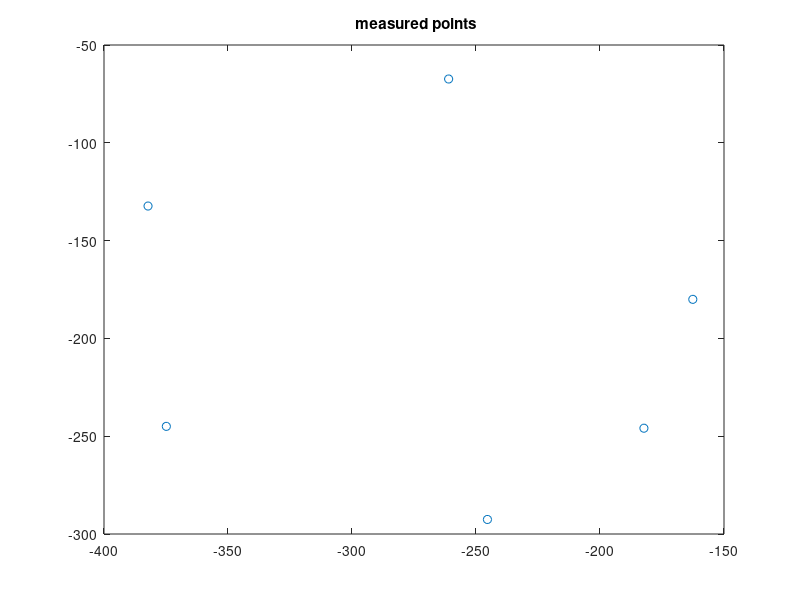

MATLAB code to generate this figure: (Note: this script raises an error after producing the figure.)
%% For X (platform+kistler+cable)
mx = 9.308173736838939e-004;
cx = 0.001654915051622;

%% For Y (platform+kistler+cable)
cy = 0.001043902893075;
my = 5.626343735815107e-004;
% 
% %% Al platform only
% mx = 7.950913801404835e-004;
% cx = 0.001331957704959;
% my=2.721567156741477e-004;
% cy=0.001005491797519;

%% Circle
x=[-162.583; -261.037; -382.245; -374.864; -245.391; -182.292];
y=[-180.031; -67.382; -132.327; -244.971; -292.570; -245.912];
plot(x,y,'o'), title(' measured points');
[xc,yc,Re,a] = circfit(x,y);
th = linspace(0,2*pi,20)';
xe = Re*cos(th)+xc; ye = Re*sin(th)+yc;
plot(x,y,'o',[xe;xe(1)],[ye;ye(1)],'-.'),
title(' measured and fitted circles')
legend('measured','fitted')
text(xc,yc,sprintf('center (%g , %g );  R=%g',xc,yc,Re))
xlabel x, ylabel y 
axis equal

%% Other parameters
omegad=0.8;
alphad=0.4;
Ts=0.001;
%% Generate trajectory
center=[xc;yc];
rad=Re+0.8;
kNorm=1*10^-1;
rNormal=109.08;
[circX, circY, circXd,circYd, circXdd, circYdd]=genCircle(center,rad,Ts,omegad,alphad);
factor=1;
circX=circX(1:floor(length(circX)/factor));
circY=circY(1:floor(length(circY)/factor));
circXd=circXd(1:floor(length(circX)/factor));
circYd=circYd(1:floor(length(circY)/factor));
circXdd=circXdd(1:floor(length(circX)/factor));
circYdd=circYdd(1:floor(length(circY)/factor));
theta=atan2(circY-yc,circX-xc);
figure(2);
plot(theta);

r0=rad;
Kp=[8 0; 0 7]*10^-2;
Kd=[5 0;0 5]*10^-4;
M=[mx 0; 0 my];
Minv=inv(M);
Ks=[7 0;0 0.7]*10^-2;
Wcut = 150; bLP  = exp(-Wcut*2*pi*Ts);
slbuild('positionControlSlidingCircle');
